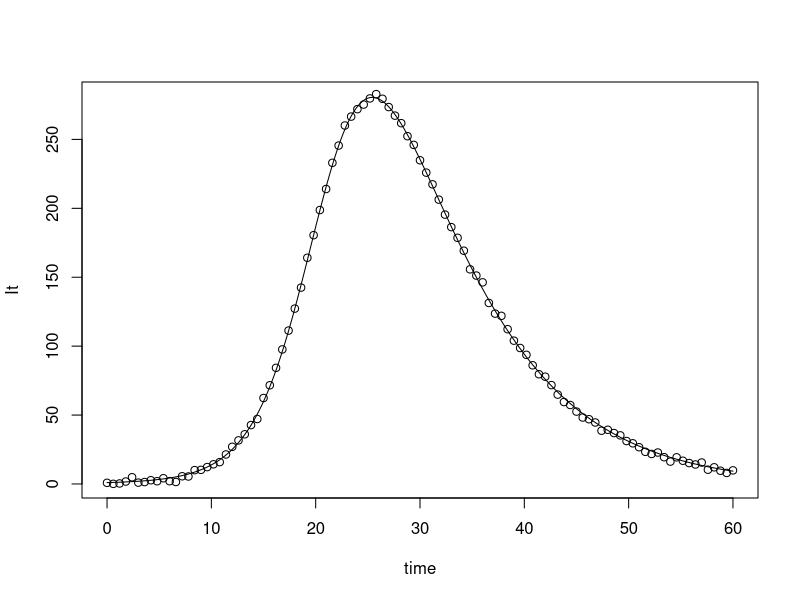

Generate this figure with R: (Note: a time limit stopped this script after it produced the figure.)
#ABC on SDE output
library(MASS)
library(coda)

EM_det_ez <- function(x, theta, smat){
  c(-theta[1]*x[1]*x[2],theta[1]*x[1]*x[2]-theta[2]*x[2])
}

EM_stoch_ez <- function(x, theta, smat){
  stoch_m <- matrix(c(theta[1]*x[1]*x[2], -theta[1]*x[1]*x[2],
                      -theta[1]*x[1]*x[2], theta[1]*x[1]*x[2]+theta[2]*x[2]),
                    nrow = 2)
  stoch_sqrt <- t(chol(stoch_m))
  stoch_sqrt
}

sdesim <- function(T, dt, x0, theta, smat, afun1, afun2){
  n <- T/dt
  d <- length(x0)
  x <- matrix(0,nrow=n+1,ncol=d)
  x[1,] <- x0
  dwt <- c(rnorm(1,0,dt),rnorm(1,0,dt))
  for (i in 2:(n+1)) 
  {
    x[i,] <- x[i-1,]+afun1(x[i-1,],theta, smat)*dt + 
      afun2(x[i-1,],theta, smat)%*%dwt
    if(x[i,1] < 0){
      x[i,1] <- 0.0001
    }
    if(x[i,2] < 0){
      x[i,2] <- 0.0001
    }
  }
  x
}

set.seed(76)

outSDE <- sdesim(T = 15, dt=0.0025, x0=c(762,1),theta=c(exp(-6),0.5),
                 smat=matrix(c(-1,0,1,-1),nrow=2),afun1=EM_det_ez,afun2=EM_stoch_ez)

Idata_SDE <- outSDE[1+(0:100)*60,2]
Idata_SDE_obs <- rnorm(101,Idata_SDE,2)
plot(ts(outSDE[,2],start=0,deltat=0.01),xlab="time",ylab="It",main="")
lines(ts(Idata_SDE_obs,start=0,deltat=0.6),type="p")

#sampler setup
euclidean <- function(a,b){
  distance <- sqrt(sum((a - b)^2))
  distance
}

stop_time <- function(SIR_vec, thresh){
  peak_time <- which.max(SIR_vec)
  post_peak_vec <- SIR_vec[(peak_time+1):length(SIR_vec)]
  below_thresh_time <- which(post_peak_vec < thresh)
  if (length(below_thresh_time) > 0) {
    return((peak_time + below_thresh_time[1]))
  } else {
    return(length(SIR_vec))
  }
}

summary_stats_sde <- c(which.max(Idata_SDE_obs), stop_time(Idata_SDE_obs, 10))

abc_acceptance_sde <- function(can){
  pseudo_data <- sdesim(T = 15, dt=0.0025, x0=c(762,1),theta=exp(can),
                        smat=matrix(c(-1,0,1,-1),nrow=2),afun1=EM_det_ez,afun2=EM_stoch_ez)
  pseudo_Idata <- pseudo_data[1+(0:100)*60,2]
  pseudo_Idata_obs <- pseudo_Idata + rnorm(101,0,2)
  pseudo_sum <- c(which.max(pseudo_Idata_obs), stop_time(pseudo_Idata_obs, 10))
  distance <- euclidean(summary_stats_sde, pseudo_sum)
  distance
}

#rejection sampler
abc_rej_sde <- function(samples, epsilon, v1, v2){
  posterior <- matrix(0, nrow = samples, ncol = 2)
  accepted_samples <- 1
  while(accepted_samples < samples+1){
    theta_prop <- exp(mvrnorm(1, c(-6, log(0.5)), diag(c(v1,v2))))
    pseudo_data <- sdesim(T = 15, dt=0.0025, x0=c(762,1),theta=theta_prop,
                          smat=matrix(c(-1,0,1,-1),nrow=2),afun1=EM_det_ez,afun2=EM_stoch_ez)
    pseudo_Idata <- pseudo_data[1+(0:100)*60,2]
    pseudo_Idata_obs <- pseudo_Idata + rnorm(101,0,2)
    pseudo_sum <- c(which.max(pseudo_Idata_obs), stop_time(pseudo_Idata_obs, 10))
    distance <- euclidean(summary_stats_sde, pseudo_sum)
    if (distance < epsilon){
      posterior[accepted_samples,] <- theta_prop
      accepted_samples <- accepted_samples + 1
    }
  }
  posterior
}

post_normal_sde_rej <- abc_rej_sde(100, 2, 0.02, 0.05)
c(mean(post_normal_sde_rej[,1]), mean(post_normal_sde_rej[,2]))
sde_conf_intervals <- apply(post_normal_sde_rej, 2, function(column) {
  c(lower = quantile(column, probs = 0.025), 
    upper = quantile(column, probs = 0.975))
})
cpu_time_sde_rej <- system.time(abc_rej_sde(100, 2, 0.02, 0.05))
par(mfrow = c(1,2))
hist(post_normal_sde_rej[,1], freq = F, xlab = "Value", main = "Beta",
     xlim = c(0.00175,0.00325), ylim = c(0,1400))
lines(density(post_normal_sde_rej[,1]), lwd = 2, col = 2)
hist(post_normal_sde_rej[,2], freq = F, xlab = "Value", main = "Gamma", 
     xlim = c(0.3, 0.8))
lines(density(post_normal_sde_rej[,2]), lwd = 2, col = 2)
par(mfrow = c(1,1))

##updated prior distribution
logpriornew <- function(psi) {
  log_density_beta <- dnorm(psi[1], exp(-6), 0.02, log = TRUE)
  log_density_gamma <- dnorm(psi[2], 0.5, 0.05, log = TRUE)
  return(log_density_beta + log_density_gamma)
}

abc_mcmc_sde_new <- function(N, init, Sigma, epsilon){
  theta_mat <- matrix(0, nrow = N, ncol = 2)
  theta_mat[1,] <- init
  psi <- init
  accepted <- 0
  for(i in 2:N){
    can <- mvrnorm(1, psi, Sigma)
    laprob <- logpriornew(exp(can))-logpriornew(exp(psi))
    if (abc_acceptance_sde(can) < epsilon){
      if (log(runif(1)) < laprob){
        psi <- can
        theta_mat[i,] <- psi
        accepted <- accepted + 1
      } else{
        theta_mat[i,] <- psi
      }
    } else{
      theta_mat[i,] <- psi
    }
  }
  print(accepted/(N-1))
  return(theta_mat)
}

post_normal_sde_mcmc2 <- abc_mcmc_sde_new(10000, init=c(-6, log(0.5)), 
                                     Sigma = diag(c(0.0002, 0.0005)), 3)

par(mfrow = c(2,1))
plot(ts(exp(post_normal_sde_mcmc2[1000:10000,1])), xlab = "Iteration", ylab = "beta")
plot(ts(exp(post_normal_sde_mcmc2[1000:10000,2])), xlab = "Iteration", ylab = "gamma")
par(mfrow = c(1,1))

SigmaOpt_sde2 <- (2.38^2)/2*var(post_normal_sde_mcmc2)

post_normal_opt_sde_mcmc2 <- abc_mcmc_sde_new(100000, init=c(-6, log(0.5)), SigmaOpt_sde2, 3)
effectiveSize(post_normal_opt_sde_mcmc2)
cpu_time_sde_mcmc <- system.time(abc_mcmc_sde_new(100000, init=c(-6, log(0.5)), SigmaOpt_sde2, 3))

post_mat_opt_sde_mcmc2 <- exp(post_normal_opt_sde_mcmc2)
effectiveSize(post_mat_opt_sde_mcmc2)
c(mean(post_mat_opt_sde_mcmc2[,1]), mean(post_mat_opt_sde_mcmc2[,2]))
sde_conf_intervals <- apply(post_mat_opt_sde_mcmc2, 2, function(column) {
  c(lower = quantile(column, probs = 0.025), 
    upper = quantile(column, probs = 0.975))
})

par(mfrow = c(2,3))
plot(ts(post_mat_opt_sde_mcmc2[10000:100000,1]), xlab = "iteration", ylab = "value", 
     main = "beta")
acf(post_mat_opt_sde_mcmc2[10000:100000,1], main = "")
hist(post_mat_opt_sde_mcmc2[10000:100000,1], freq = F, xlab = "value", main = "beta", ylim = c(0,1200))
lines(density(post_mat_opt_sde_mcmc2[10000:100000,1]), lwd = 2, col = "red")
plot(ts(post_mat_opt_sde_mcmc2[10000:100000,2]), xlab = "iteration", ylab = "value", 
     main = "gamma")
acf(post_mat_opt_sde_mcmc2[10000:100000,2], main = "")
hist(post_mat_opt_sde_mcmc2[10000:100000,2], freq = F, xlab = "value", main = "gamma")
lines(density(post_mat_opt_sde_mcmc2[10000:100000,2]), lwd = 2, col = "red")
par(mfrow = c(1,1))

#predictive distribution for rejection sampler
N <- 100
T <- 15
dt <- 0.0025
I.mat_sde_rej <- matrix(0,nrow=T/dt+1,ncol=N)
for(i in 1:N)
{
  I.mat_sde_rej[,i] <- sdesim(T = 15, dt=0.0025, x0=c(762,1),theta=post_normal_sde_rej[i,],
                              smat=matrix(c(-1,0,1,-1),nrow=2),afun1=EM_det_ez,afun2=EM_stoch_ez)[,2]
  I.mat_sde_rej[,i] <- rnorm((T/dt)+1, I.mat_sde_rej[,i],2)
}

I.mean_sde_rej <- apply(I.mat_sde_rej,1,mean)
I.median_sde_rej <- apply(I.mat_sde_rej,1,quantile,0.5)
I.lq_sde_rej <- apply(I.mat_sde_rej,1,quantile,0.025)
I.uq_sde_rej <- apply(I.mat_sde_rej,1,quantile,0.975)

par(mfrow = c(1,1))
plot(ts(I.median_sde_rej,start=0,deltat=0.0025),ylim=c(0,400), xlab = "Time(Days)", ylab = "It")
lines(ts(I.lq_sde_rej,start=0,deltat=0.0025),col=2)
lines(ts(I.uq_sde_rej,start=0,deltat=0.0025),col=2)
lines(ts(Idata_SDE_obs,start=0,deltat=0.15),type="p")

#predictive distribution for MCMC sampler
N <- 100000
T <- 15
dt <- 0.0025
I.mat_sde_mcmc <- matrix(0,nrow=T/dt+1,ncol=N)
for(i in 1:N)
{
  I.mat_sde_mcmc[,i] <- sdesim(T = 15, dt=0.0025, x0=c(762,1),theta=post_mat_opt_sde_mcmc2[i,],
                      smat=matrix(c(-1,0,1,-1),nrow=2),afun1=EM_det_ez,afun2=EM_stoch_ez)[,2]
  I.mat_sde_mcmc[,i] <- rnorm((T/dt)+1, I.mat_sde_mcmc[,i],2)
}

I.mean_sde_mcmc <- apply(I.mat_sde_mcmc,1,mean)
I.median_sde_mcmc <- apply(I.mat_sde_mcmc,1,quantile,0.5)
I.lq_sde_mcmc <- apply(I.mat_sde_mcmc,1,quantile,0.025)
I.uq_sde_mcmc <- apply(I.mat_sde_mcmc,1,quantile,0.975)

par(mfrow = c(1,1))
plot(ts(I.median_sde_mcmc,start=0,deltat=0.0025),ylim=c(0,400), xlab = "Time(Days)", ylab = "It")
lines(ts(I.lq_sde_mcmc,start=0,deltat=0.0025),col=2)
lines(ts(I.uq_sde_mcmc,start=0,deltat=0.0025),col=2)
lines(ts(Idata_SDE_obs,start=0,deltat=0.15),type="p")
